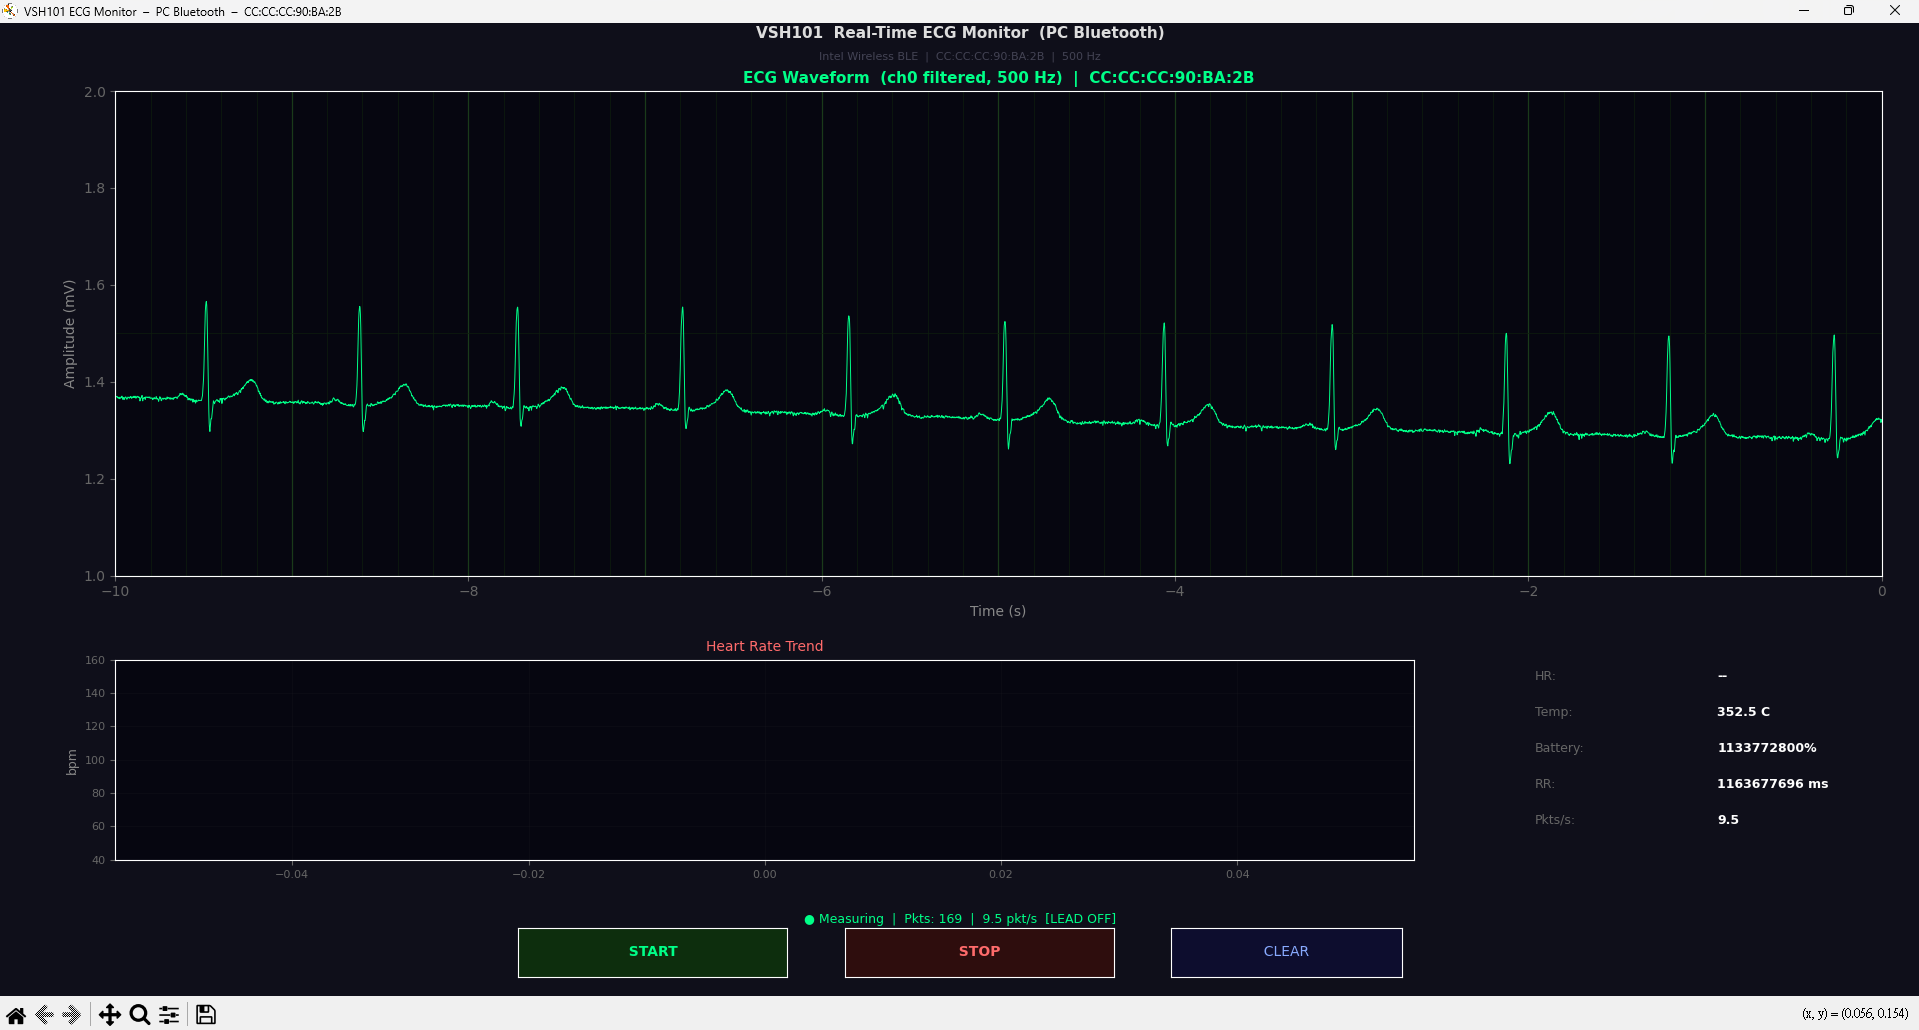

Here is the Python script that generated this plot:
"""
VSH101 ECG Real-Time Monitor  (PC Bluetooth / Intel Wireless BLE)
==================================================================
Communication path:  PC Intel(R) Wireless Bluetooth  →  BLE  →  VSH101

Based on official VitalSigns Technology documentation:
  https://www.vsigntek.com/manual_vsh101_command_table/

BLE Profile (Nordic UART Service):
  Service  : 6e400001-b5a3-f393-e0a9-e50e24dcca9e
  Write TX : 6e400002-b5a3-f393-e0a9-e50e24dcca9e  (PC → VSH101)
  Notify RX: 6e400003-b5a3-f393-e0a9-e50e24dcca9e  (VSH101 → PC)

Install:
    pip install bleak matplotlib numpy

Usage:
    python VSH101_BLE.py                           # auto-scan and choose/connect
    python VSH101_BLE.py --mac CC:CC:CC:90:BA:2B   # direct connect via specify MAC
    python VSH101_BLE.py --scan-only               # scan and list VSH101 devices
    python VSH101_BLE.py --demo                    # simulate without hardware
"""

import asyncio
import struct
import threading
import time
import argparse
from collections import deque

import numpy as np
import matplotlib
matplotlib.use("TkAgg")
import matplotlib.pyplot as plt
import matplotlib.animation as animation
from matplotlib.widgets import Button
from bleak import BleakClient, BleakScanner


# ─────────────────────────────────────────────────────────────────
# Configuration  ← edit here if needed
# ─────────────────────────────────────────────────────────────────
DEFAULT_MAC   = None   # Set to None to trigger auto-scan by default

# VSC Mode type:  0 = Type-0 (968 B, 2-ch ECG)
#                 1 = Type-1 (568 B, 1-ch ECG)  ← default per official sample
VSC_MODE_TYPE = 1

# BLE UUIDs  — VSH101 uses Nordic UART Service
BLE_WRITE_UUID  = "6e400002-b5a3-f393-e0a9-e50e24dcca9e"   # PC  → device
BLE_NOTIFY_UUID = "6e400003-b5a3-f393-e0a9-e50e24dcca9e"   # device → PC

# Display / timing
DISPLAY_SECONDS  = 10
SAMPLE_RATE      = 500.0    # Hz
SAMPLES_PER_PKT  = 100      # samples per channel per packet (200 ms)
PACKET_INTERVAL  = 0.200    # seconds
VSC_POLL_INTERVAL = 0.050   # retry empty replies without advancing the index
DISPLAY_SAMPLES  = int(SAMPLE_RATE * DISPLAY_SECONDS)


# ─────────────────────────────────────────────────────────────────
# Time-stamped Log Helper (HH:MM:SS.mmm format)
# ─────────────────────────────────────────────────────────────────
def _log_msg(msg: str):
    """Prints a message prefixed with current time as [HH:MM:SS.mmm]."""
    t = time.time()
    milli = int((t - int(t)) * 1000)
    t_str = time.strftime("%H:%M:%S", time.localtime(t))
    print(f"[{t_str}.{milli:03d}] {msg}")


# ─────────────────────────────────────────────────────────────────
# VSH101 BLE packet builder  (direct — no VSM004 wrapper)
# ─────────────────────────────────────────────────────────────────
_PARAM_PAD = bytes(16)
VSC_READ_COMMAND_SIZE = 8

def _chk(data: bytes) -> int:
    return sum(data) % 256

def _vsh_pkt(pcode, group, cmd, mosi_len, miso_len,
             param: bytes = None, cmd_data: bytes = b"") -> bytes:
    """Build a VSH101 BLE command packet with correct checksum."""
    if param is None:
        param = _PARAM_PAD
    # Build header without checksum first to compute it
    hdr = bytes([pcode, group, cmd, 0x00,
                 mosi_len & 0xFF, (mosi_len >> 8) & 0xFF,
                 miso_len & 0xFF, (miso_len >> 8) & 0xFF])
    raw = hdr + param + cmd_data
    chk = _chk(raw)
    return bytes([pcode, group, cmd, chk,
                  mosi_len & 0xFF, (mosi_len >> 8) & 0xFF,
                  miso_len & 0xFF, (miso_len >> 8) & 0xFF]) + param + cmd_data


# ── Pre-built command packets ─────────────────────────────────────
CMD_VERSION   = _vsh_pkt(0x00, 0xC0, 0x00, mosi_len=0, miso_len=0x0020)
CMD_VSC_START = _vsh_pkt(0x64, 0xC2, 0x64, mosi_len=0, miso_len=0)
CMD_VSC_STOP  = _vsh_pkt(0x65, 0xC2, 0x65, mosi_len=0, miso_len=0)

def cmd_vsc_type_set(vsc_type: int) -> bytes:
    """VSC Mode Type Set — CmdData = uint32 LE (0=Type-0, 1=Type-1)."""
    return _vsh_pkt(0x70, 0xC2, 0x70, mosi_len=4, miso_len=0,
                    cmd_data=struct.pack("<I", vsc_type))

def cmd_vsc_read(index: int, vsc_type: int = 1) -> bytes:
    """
    VSC Mode Read packet.
    param[0:4] = index (LE uint32), param[4:8] = VSC type (LE uint32).
    MISO = 968 (Type-0) or 568 (Type-1).
    """
    miso = 968 if vsc_type == 0 else 568
    param = bytearray(16)
    struct.pack_into("<I", param, 0, index & 0xFFFFFFFF)
    struct.pack_into("<I", param, 4, vsc_type)
    # FW 315 validates MOSI even though index and type use the fixed parameters.
    # Include the declared command bytes so packet length and checksum agree.
    command_data = bytes(VSC_READ_COMMAND_SIZE)
    return _vsh_pkt(0x6A, 0xC2, 0x6A,
                    mosi_len=VSC_READ_COMMAND_SIZE, miso_len=miso,
                    param=bytes(param), cmd_data=command_data)


# ─────────────────────────────────────────────────────────────────
# VSH101 response parser
# ─────────────────────────────────────────────────────────────────
ECG_BYTES    = {0: 800, 1: 400}   # bytes per response
INFO_BYTES   = 168                 # 42 × int32
RESP_HDR_LEN = 8
RESP_TOTAL   = {0: RESP_HDR_LEN + 968,    # 976
                1: RESP_HDR_LEN + 568}    # 576
IDX_INVALID  = 8000                # decimal 8000 (0x1F40), data not ready
VSC_INDEX_COUNT = 1000
ACK_READY    = 0x41
VSC_COMMAND  = 0x6A
BLE_GROUP    = 0xC2
VERSION_VALUE_LEN = 4
VERSION_MODEL_LEN = 16

def parse_vsc(raw: bytes, vsc_type: int = 1) -> dict:
    """
    Parse a VSC Mode Read BLE response.
    """
    result = {"valid": False, "not_ready": False,
              "ecg": [], "hr": 0, "temp": 0.0,
              "battery": 0, "rr_ms": 0, "lead_off": 0, "index": -1}

    # Validate the complete frame before interpreting ECG or metadata.
    if len(raw) < RESP_HDR_LEN:
        return result
    if raw[0] != VSC_COMMAND or raw[1] != BLE_GROUP:
        return result
    if raw[2] != ACK_READY:
        return result
    checksum = (sum(raw) - raw[3]) % 256
    if checksum != raw[3]:
        return result

    idx, payload_len = struct.unpack_from("<HH", raw, 4)
    result["index"] = idx
    if len(raw) != RESP_HDR_LEN + payload_len:
        return result
    if idx == IDX_INVALID:
        result["not_ready"] = True
        return result
    if idx >= VSC_INDEX_COUNT or len(raw) != RESP_TOTAL[vsc_type]:
        return result

    payload = raw[RESP_HDR_LEN:]
    ecg_n = ECG_BYTES[vsc_type] // 4
    ecg_all = struct.unpack_from(f"<{ecg_n}f", payload, 0)
    if vsc_type == 0:
        # Type-0 stores alternating raw and filtered channel samples.
        result["ecg"] = list(ecg_all[1::2])
    else:
        result["ecg"] = list(ecg_all)

    info_off = ECG_BYTES[vsc_type]
    if len(payload) >= info_off + INFO_BYTES:
        # Official doc: all INFO fields are float32 (except G-sensor points at end)
        # Use "<42f" to unpack all 42 fields as float32
        info = struct.unpack_from(f"<{INFO_BYTES // 4}f", payload, info_off)
        if len(info) >= 10:
            # [1] Temperature — float in °C (no scaling needed)
            temp = info[2]
            result["temp"] = round(temp, 1) if 10.0 < temp < 50.0 else 0.0

            # [2] Heart Rate — float bpm
            hr = int(round(info[3]))
            result["hr"] = hr if 20 < hr < 300 else 0

            # [3] Lead-off flag — 0.0 = electrodes OK, non-zero = lead off
            result["lead_off"] = 1 if info[4] != 0.0 else 0

            # [7] Battery SOC — float %
            bat = int(round(info[8]))
            result["battery"] = bat if 0 <= bat <= 100 else 0

            # [9] RR interval — float in ms
            rr = info[13]
            result["rr_ms"] = round(rr) if rr > 0 else 0

    result["valid"] = True
    return result


# ─────────────────────────────────────────────────────────────────
# BLE Manager
# ─────────────────────────────────────────────────────────────────
class BLEManager:
    def __init__(self, mac: str, vsc_type: int = VSC_MODE_TYPE):
        self.mac       = mac
        self.vsc_type  = vsc_type
        self.client: BleakClient = None

        self.connected    = False
        self.measuring    = False
        self._vsc_index   = 0

        self.ecg_buffer   = deque(maxlen=DISPLAY_SAMPLES)
        self.hr_history   = deque(maxlen=120)
        self.packet_count = 0
        self.status = {"hr": "--", "temp": "--", "battery": "--",
                       "rr": "--", "pkt_s": 0.0, "lead_off": 0}

        self._last_pkt_t = time.time()

        self._pending_len   = None
        self._pending_buf   = bytearray()
        self._pending_event = threading.Event()
        self._pending_data  = None

        self._loop: asyncio.AbstractEventLoop = None

    def _on_notify(self, _sender, data: bytearray):
        # Only the active request owns incoming fragments; late replies are ignored.
        if self._pending_len is None or self._pending_event.is_set():
            return
        self._pending_buf.extend(data)
        if len(self._pending_buf) < RESP_HDR_LEN:
            return

        payload_len = struct.unpack_from("<H", self._pending_buf, 6)[0]
        frame_len = RESP_HDR_LEN + payload_len
        if frame_len <= self._pending_len and len(self._pending_buf) < frame_len:
            return

        # Short ACK/NACK frames finish immediately; validation runs in the caller.
        self._pending_data = bytes(self._pending_buf)
        self._pending_len = None
        self._pending_event.set()

    def _process(self, raw: bytes):
        p = parse_vsc(raw, self.vsc_type)
        if not p["valid"] or p["not_ready"]:
            return

        self.ecg_buffer.extend(p["ecg"])

        hr = p["hr"]
        if hr > 0:
            self.hr_history.append(hr)
            self.status["hr"] = f"{hr} bpm"
        if p["temp"] > 0:
            self.status["temp"] = f"{p['temp']:.1f} C"
        if p["battery"] > 0:
            self.status["battery"] = f"{p['battery']}%"
        if p["rr_ms"] > 0:
            self.status["rr"] = f"{p['rr_ms']} ms"
        self.status["lead_off"] = p["lead_off"]

        now = time.time()
        dt  = now - self._last_pkt_t
        if dt > 0:
            self.status["pkt_s"] = round(1.0 / dt, 1)
        self._last_pkt_t = now
        self.packet_count += 1

    async def _write(self, data: bytes):
        await self.client.write_gatt_char(BLE_WRITE_UUID, data, response=False)

    async def _write_req(self, data: bytes):
        await self.client.write_gatt_char(BLE_WRITE_UUID, data, response=True)

    async def _write_req_ack(self, label: str, data: bytes,
                             ack_len: int = RESP_HDR_LEN, timeout: float = 3.0,
                             print_ack: bool = True) -> tuple[bool, bytes | None]:
        self._pending_event.clear()
        self._pending_data = None
        self._pending_buf.clear()
        self._pending_len  = ack_len

        if "VSC RD" not in label: # suppress verbose TX log during high-frequency READ stream
            _log_msg(f"[TX] {label}  ({len(data)}B): {data[:8].hex()} ...")
        
        try:
            await self.client.write_gatt_char(BLE_WRITE_UUID, data, response=True)
        except Exception as e:
            self._pending_len = None
            _log_msg(f"[TX] {label}  FAIL — Write error: {e}")
            return False, None

        if "VSC RD" in label:
            _log_msg(f"[TX] {label}  sent OK")

        ok = await self._loop.run_in_executor(
            None, lambda: self._pending_event.wait(timeout))
        self._pending_len = None

        if not ok or self._pending_data is None:
            received = len(self._pending_buf)
            preview = self._pending_buf[:RESP_HDR_LEN].hex()
            _log_msg(f"[BLE][RX] {label} timeout ({timeout}s), "
                     f"received={received}B, header={preview}")
            return False, None

        ack = self._pending_data

        # Match command, declared length and checksum before accepting a reply.
        payload_len = struct.unpack_from("<H", ack, 6)[0]
        frame_len = RESP_HDR_LEN + payload_len
        checksum = (sum(ack) - ack[3]) % 256
        if (ack[:2] != data[:2] or len(ack) != frame_len or
                frame_len > ack_len or checksum != ack[3]):
            _log_msg(f"[BLE][RX] {label} invalid response: {ack.hex()}")
            return False, ack
        if ack[2] == ACK_READY and data[0] != VSC_COMMAND and len(ack) != ack_len:
            _log_msg(f"[BLE][RX] {label} unexpected length: {len(ack)}B")
            return False, ack

        if ack[2] == ACK_READY:
            if print_ack:
                pcode  = f"{ack[0]:02X}"
                group  = f"{ack[1]:02X}"
                chksum = f"{ack[3]:02X}" if len(ack) > 3 else "??"
                _log_msg(f"[ACK] {label}  OK  "
                         f"PCode={pcode} Group={group} Ack=41 ChkSum={chksum}  "
                         f"({len(ack)}B): {ack.hex()}")
            return True, ack
        else:
            ack_byte = f"{ack[2]:02X}" if len(ack) > 2 else "??"
            _log_msg(f"[ACK] {label}  FAIL — Ack={ack_byte} (expected 41)  "
                     f"({len(ack)}B): {ack.hex()}")
            return False, ack

    async def _read_version(self, timeout: float = 3.0) -> str:
        VERSION_RESP_LEN = 8 + 0x20
        ok, ack = await self._write_req_ack(
            "Version Get", CMD_VERSION,
            ack_len=VERSION_RESP_LEN, timeout=timeout)

        if not ok or ack is None or len(ack) < 8:
            return ""

        # The firmware number is uint32 LE, followed by a fixed model string.
        version = struct.unpack_from("<I", ack, RESP_HDR_LEN)[0]
        model_start = RESP_HDR_LEN + VERSION_VALUE_LEN
        model_end = model_start + VERSION_MODEL_LEN
        model = ack[model_start:model_end].split(b"\x00", 1)[0].decode("ascii")
        ver_str = f"{version} ({model})"
        return ver_str

    async def _async_connect(self):
        def _on_disconnect(c):
            _log_msg("[BLE] Device disconnected!")
            self.connected = False
            self.measuring = False

        _log_msg(f"[BLE] Connecting to {self.mac} via PC Bluetooth...")
        self.client = BleakClient(
            self.mac, timeout=20.0,
            disconnected_callback=_on_disconnect)
        await self.client.connect()
        self.connected = True
        _log_msg("[BLE] Connected!")

        _log_msg("[BLE] GATT services:")
        for svc in self.client.services:
            for ch in svc.characteristics:
                _log_msg(f"  [{ch.handle:04X}] {ch.uuid}  {list(ch.properties)}")

        await self.client.start_notify(BLE_NOTIFY_UUID, self._on_notify)
        _log_msg(f"[BLE] Notifications enabled  ({BLE_NOTIFY_UUID})")

    async def _async_vsc_loop(self):
        def _abort(reason: str):
            _log_msg(f"[VSC] ABORTED — {reason}")
            self.measuring = False
            self.status["abort"] = reason

        _log_msg("[VERSION] Reading VSH101 firmware version...")
        ver = await self._read_version(timeout=5.0)
        if ver:
            _log_msg(f"[VERSION] +------------------------------+")
            _log_msg(f"[VERSION] |  VSH101 Firmware : {ver:<10s}  |")
            _log_msg(f"[VERSION] +------------------------------+")
        else:
            _log_msg("[VERSION] Could not read version (continuing)")

        ok, _ = await self._write_req_ack(
            f"VSC Type Set ({self.vsc_type})",
            cmd_vsc_type_set(self.vsc_type),
            ack_len=8, timeout=3.0)
        if not ok:
            _abort("VSC Type Set ACK failed — device not responding correctly")
            return

        ok, _ = await self._write_req_ack(
            "VSC Mode START",
            CMD_VSC_START,
            ack_len=8, timeout=3.0, print_ack=False)
        if not ok:
            _abort("VSC Mode START ACK failed — cannot begin measurement")
            return

        READ_ACK_LEN = RESP_TOTAL[self.vsc_type]

        self._vsc_index = 0
        _log_msg("[VSC] Streaming ECG  (press STOP to stop)...")
        _first_read = True
        while self.measuring and self.connected:
            try:
                pkt = cmd_vsc_read(self._vsc_index, self.vsc_type)
                if _first_read:
                    _log_msg(f"[TX] VSC RD Idx={self._vsc_index}  ({len(pkt)}B): {pkt[:8].hex()} ...  sent OK")

                ok, raw = await self._write_req_ack(
                    f"VSC RD Idx={self._vsc_index}",
                    pkt,
                    ack_len=READ_ACK_LEN,
                    timeout=1.0,
                    print_ack=False)

                if _first_read:
                    if ok:
                        _log_msg(f"[ACK] VSC RD Idx={self._vsc_index}  OK")
                    else:
                        _log_msg(f"[ACK] VSC RD Idx={self._vsc_index}  FAIL")
                    _first_read = False

                if not ok:
                    _abort("VSC read failed — check the response log before restarting")
                    break
                packet = parse_vsc(raw, self.vsc_type)
                if packet["not_ready"]:
                    await asyncio.sleep(VSC_POLL_INTERVAL)
                    continue
                if not packet["valid"] or packet["index"] != self._vsc_index:
                    _abort("Invalid ECG response or unexpected packet index")
                    break
                self._process(raw)
                self._vsc_index = (self._vsc_index + 1) % VSC_INDEX_COUNT
            except Exception as e:
                _abort(f"ECG read error: {e}")
                break

        try:
            ok, _ = await self._write_req_ack(
                "VSC Mode STOP",
                CMD_VSC_STOP,
                ack_len=8, timeout=3.0, print_ack=False)
            if not ok:
                _log_msg("[VSC] STOP ACK failed — device may still be streaming")
        except Exception as e:
            _log_msg(f"[VSC] STOP error: {e}")

    async def _async_disconnect(self):
        self.measuring = False
        if self.client and self.connected:
            try:
                ok, _ = await self._write_req_ack(
                    "VSC Mode STOP (disconnect)",
                    CMD_VSC_STOP,
                    ack_len=8, timeout=2.0, print_ack=False)
                if not ok:
                    _log_msg("[VSC] STOP ACK failed during disconnect")
            except Exception:
                pass
            await self.client.disconnect()
        self.connected = False
        _log_msg("[BLE] Disconnected")

    def _run_loop(self):
        asyncio.set_event_loop(self._loop)
        self._loop.run_forever()

    def start_loop(self):
        self._loop = asyncio.new_event_loop()
        t = threading.Thread(target=self._run_loop, daemon=True, name="BLE-Loop")
        t.start()
        return t

    def connect_sync(self, timeout: float = 25.0) -> bool:
        fut = asyncio.run_coroutine_threadsafe(self._async_connect(), self._loop)
        try:
            fut.result(timeout=timeout)
        except Exception as e:
            _log_msg(f"[BLE] Connection failed: {e}")
            return False
        return self.connected

    def vsc_start(self):
        asyncio.run_coroutine_threadsafe(self._async_vsc_loop(), self._loop)

    def disconnect_sync(self):
        if not self._loop:
            return
        fut = asyncio.run_coroutine_threadsafe(self._async_disconnect(), self._loop)
        try:
            fut.result(timeout=5.0)
        except Exception:
            pass


# ─────────────────────────────────────────────────────────────────
# ECG Plotter
# ─────────────────────────────────────────────────────────────────
class ECGPlotter:
    def __init__(self, mgr, vsc_thread_fn=None):
        self.mgr           = mgr
        self.vsc_thread_fn = vsc_thread_fn
        self.t_axis        = np.linspace(-DISPLAY_SECONDS, 0, DISPLAY_SAMPLES)

        plt.style.use("dark_background")
        self.fig = plt.figure(figsize=(14, 8), facecolor="#0f0f1a")
        mac_str = getattr(mgr, "mac", "DEMO")
        self.fig.canvas.manager.set_window_title(
            f"VSH101 ECG Monitor  –  PC Bluetooth  –  {mac_str}")

        gs = self.fig.add_gridspec(3, 4, hspace=0.42, wspace=0.28,
                                   left=0.06, right=0.98,
                                   top=0.93, bottom=0.14)

        self.ax_ecg = self.fig.add_subplot(gs[0:2, :])
        self.ax_ecg.set_facecolor("#060610")
        self.ax_ecg.set_title(
            f"ECG Waveform  (ch0 filtered, 500 Hz)  |  {mac_str}",
            color="#00ff88", fontsize=11, fontweight="bold", pad=6)
        self.ax_ecg.set_xlabel("Time (s)", color="#888")
        self.ax_ecg.set_ylabel("Amplitude (mV)", color="#888")
        self.ax_ecg.tick_params(colors="#666")
        self.ax_ecg.set_xlim(-DISPLAY_SECONDS, 0)
        self.ax_ecg.set_ylim(-2.0, 2.0)

        for x in np.arange(-DISPLAY_SECONDS, 0.01, 0.2):
            self.ax_ecg.axvline(x, color="#0e1e0e", linewidth=0.5)
        for x in np.arange(-DISPLAY_SECONDS, 0.01, 1.0):
            self.ax_ecg.axvline(x, color="#1a3a1a", linewidth=0.9)
        for y in np.arange(-2.0, 2.01, 0.5):
            self.ax_ecg.axhline(y, color="#0e1e0e", linewidth=0.5)
        for y in [-1.0, 0.0, 1.0]:
            self.ax_ecg.axhline(y, color="#1a3a1a", linewidth=0.9)

        self.ecg_line, = self.ax_ecg.plot([], [], color="#00ff88",
                                           linewidth=0.7, antialiased=True)
        self.wait_text = self.ax_ecg.text(
            0.5, 0.5, "Press  START  to begin ECG acquisition",
            transform=self.ax_ecg.transAxes,
            ha="center", va="center", fontsize=13,
            color="#334433", style="italic")

        self.ax_hr = self.fig.add_subplot(gs[2, :3])
        self.ax_hr.set_facecolor("#060610")
        self.ax_hr.set_title("Heart Rate Trend", color="#ff6b6b", fontsize=10)
        self.ax_hr.set_ylabel("bpm", color="#888", fontsize=9)
        self.ax_hr.tick_params(colors="#666", labelsize=8)
        self.ax_hr.grid(True, alpha=0.12, color="#333")
        self.ax_hr.set_ylim(40, 160)
        self.hr_line, = self.ax_hr.plot([], [], color="#ff6b6b",
                                         linewidth=1.5, marker="o", markersize=3)

        self.ax_stat = self.fig.add_subplot(gs[2, 3])
        self.ax_stat.set_facecolor("#060610")
        self.ax_stat.axis("off")
        self._sv = {}
        rows = [("HR", "hr"), ("Temp", "temp"), ("Battery", "battery"),
                ("RR", "rr"), ("Pkts/s", "pkt_s")]
        for i, (lbl, key) in enumerate(rows):
            y = 0.90 - i * 0.18
            self.ax_stat.text(0.05, y, f"{lbl}:", color="#666", fontsize=9,
                              transform=self.ax_stat.transAxes)
            self._sv[key] = self.ax_stat.text(
                0.55, y, "--", color="#fff", fontsize=9, fontweight="bold",
                transform=self.ax_stat.transAxes)

        self.fig.text(0.5, 0.985,
                      "VSH101  Real-Time ECG Monitor  (PC Bluetooth)",
                      ha="center", color="#ddd", fontsize=11, fontweight="bold")
        self.fig.text(0.5, 0.962,
                      f"Intel Wireless BLE  |  {mac_str}  |  500 Hz",
                      ha="center", color="#445", fontsize=8)

        self.status_txt = self.fig.text(
            0.5, 0.075, "Connected  –  press START to measure",
            ha="center", color="#4488ff", fontsize=9)

        ax_s = self.fig.add_axes([0.27, 0.02, 0.14, 0.05])
        self.btn_start = Button(ax_s, "  START  ",
                                color="#0d2e0d", hovercolor="#1a5a1a")
        self.btn_start.label.set_color("#00ff88")
        self.btn_start.label.set_fontweight("bold")
        self.btn_start.on_clicked(self._on_start)

        ax_t = self.fig.add_axes([0.44, 0.02, 0.14, 0.05])
        self.btn_stop = Button(ax_t, "  STOP  ",
                               color="#2e0d0d", hovercolor="#5a1a1a")
        self.btn_stop.label.set_color("#ff6b6b")
        self.btn_stop.label.set_fontweight("bold")
        self.btn_stop.on_clicked(self._on_stop)

        ax_c = self.fig.add_axes([0.61, 0.02, 0.12, 0.05])
        self.btn_clear = Button(ax_c, "  CLEAR  ",
                                color="#0d0d2e", hovercolor="#1a1a5a")
        self.btn_clear.label.set_color("#88aaff")
        self.btn_clear.on_clicked(self._on_clear)

    def _on_start(self, _):
        if self.mgr.measuring:
            return
        self.mgr.measuring = True
        self.wait_text.set_visible(False)
        self._set_status("● Measuring...", "#00ff88")
        _log_msg("[UI] START")
        if self.vsc_thread_fn:
            threading.Thread(target=self.vsc_thread_fn, daemon=True).start()

    def _on_stop(self, _):
        if not self.mgr.measuring:
            return
        self.mgr.measuring = False
        self._set_status("■ Stopped", "#ff6b6b")
        _log_msg("[UI] STOP")

    def _on_clear(self, _):
        self.mgr.ecg_buffer.clear()
        self.mgr.hr_history.clear()
        self.ecg_line.set_data([], [])
        self.hr_line.set_data([], [])
        for v in self._sv.values():
            v.set_text("--")
        _log_msg("[UI] CLEAR")

    def _set_status(self, txt, color="#4488ff"):
        self.status_txt.set_text(txt)
        self.status_txt.set_color(color)

    def update(self, _frame):
        buf = list(self.mgr.ecg_buffer)
        abort_msg = self.mgr.status.get("abort")
        if abort_msg:
            self._set_status(f"✗ {abort_msg}", "#ff4444")
            self.mgr.status.pop("abort", None)
            self.wait_text.set_text("ACK failed — press CLEAR and try START again")
            self.wait_text.set_color("#ff4444")
            self.wait_text.set_visible(True)

        if buf and self.mgr.measuring:
            self.wait_text.set_visible(False)
            if len(buf) < DISPLAY_SAMPLES:
                buf = [0.0] * (DISPLAY_SAMPLES - len(buf)) + buf
            ecg = np.array(buf[-DISPLAY_SAMPLES:], dtype=np.float32)
            peak = np.percentile(np.abs(ecg), 99)
            if peak > 0.001:
                ecg = ecg / peak * 1.5
            self.ecg_line.set_data(self.t_axis, ecg)
            lo = "  [LEAD OFF]" if self.mgr.status["lead_off"] else ""
            self._set_status(
                f"● Measuring  |  Pkts: {self.mgr.packet_count}"
                f"  |  {self.mgr.status['pkt_s']} pkt/s{lo}",
                "#00ff88")

        hr_list = list(self.mgr.hr_history)
        if hr_list:
            self.hr_line.set_data(range(len(hr_list)), hr_list)
            self.ax_hr.set_xlim(0, max(len(hr_list) - 1, 10))
            self.ax_hr.set_ylim(max(30,  min(hr_list) - 10),
                                 min(220, max(hr_list) + 10))

        s = self.mgr.status
        self._sv["hr"].set_text(s["hr"])
        self._sv["temp"].set_text(s["temp"])
        self._sv["battery"].set_text(s["battery"])
        self._sv["rr"].set_text(s["rr"])
        self._sv["pkt_s"].set_text(str(s["pkt_s"]))
        return self.ecg_line, self.hr_line

    def start(self):
        self.ani = animation.FuncAnimation(
            self.fig, self.update, interval=200,
            blit=False, cache_frame_data=False)
        plt.show()


# ─────────────────────────────────────────────────────────────────
# Demo mode
# ─────────────────────────────────────────────────────────────────
def _fake_ecg(n, t_off, bpm=72.0):
    t   = np.arange(n) / SAMPLE_RATE + t_off
    rr  = 60.0 / bpm
    ecg = np.zeros(n)
    for i in range(int(t[-1] / rr) + 2):
        d    = t - i * rr
        ecg += 0.12 * np.exp(-((d - 0.10)**2) / (2 * 0.015**2))
        ecg -= 0.08 * np.exp(-((d - 0.155)**2) / (2 * 0.005**2))
        ecg += 1.10 * np.exp(-((d - 0.175)**2) / (2 * 0.006**2))
        ecg -= 0.12 * np.exp(-((d - 0.200)**2) / (2 * 0.006**2))
        ecg += 0.30 * np.exp(-((d - 0.300)**2) / (2 * 0.030**2))
    ecg += np.random.normal(0, 0.018, n)
    return list(ecg.astype(np.float32))

class DemoManager:
    mac          = "DEMO"
    vsc_type     = VSC_MODE_TYPE
    connected    = True
    measuring    = False
    packet_count = 0
    ecg_buffer   = deque(maxlen=DISPLAY_SAMPLES)
    hr_history   = deque(maxlen=120)
    status       = {"hr": "--", "temp": "--", "battery": "--",
                    "rr": "--", "pkt_s": 0.0, "lead_off": 0}

    def start_loop(self): pass
    def connect_sync(self, **_): return True
    def vsc_start(self):   pass
    def disconnect_sync(self): self.measuring = False

    def _demo_run(self):
        t_off = 0.0
        while True:
            if not self.measuring:
                time.sleep(0.05)
                continue
            bpm = 70 + 6 * np.sin(t_off / 8)
            self.ecg_buffer.extend(_fake_ecg(SAMPLES_PER_PKT, t_off, bpm))
            self.hr_history.append(bpm)
            self.packet_count += 1
            t_off += PACKET_INTERVAL
            self.status.update({
                "hr": f"{bpm:.0f} bpm", "temp": "36.5 C",
                "battery": "87%",       "rr": f"{60000/bpm:.0f} ms",
                "pkt_s": 5.0,
            })
            time.sleep(PACKET_INTERVAL)


# ─────────────────────────────────────────────────────────────────
# BLE scan helper
# ─────────────────────────────────────────────────────────────────
async def _scan(timeout=6.0):
    _log_msg(f"[SCAN] Scanning {timeout}s for BLE devices (PC Bluetooth)...")
    result = await BleakScanner.discover(timeout=timeout, return_adv=True)
    found = []
    for dev, adv in result.values():
        name = dev.name or "(unnamed)"
        rssi = getattr(adv, "rssi", "?")
        tag  = "  <-- VSH101" if "VSH101" in name else ""
        _log_msg(f"  {name:<34s}  {dev.address}  RSSI:{rssi:>5}{tag}")
        if "VSH101" in name:
            found.append(dev)
    return found


# ─────────────────────────────────────────────────────────────────
# Main 
# ─────────────────────────────────────────────────────────────────
def main():
    global DEFAULT_MAC

    parser = argparse.ArgumentParser(
        description="VSH101 ECG Real-Time Monitor  (PC Bluetooth / Intel Wireless)",
        formatter_class=argparse.RawDescriptionHelpFormatter,
        epilog="""
Examples:
  python VSH101_BLE.py
  python VSH101_BLE.py --mac CC:CC:CC:90:BA:2B
  python VSH101_BLE.py --scan-only
  python VSH101_BLE.py --demo
        """
    )
    parser.add_argument("--mac",          default=DEFAULT_MAC,
                        help="VSH101 BLE MAC address (omitted to trigger auto-scan menu)")
    parser.add_argument("--type",         default=VSC_MODE_TYPE, type=int, choices=[0, 1],
                        help="VSC Mode 0=2ch/968B  1=1ch/568B (default: 1)")
    parser.add_argument("--scan-only",    action="store_true",
                        help="Scan for VSH101 devices and exit")
    parser.add_argument("--scan-timeout", default=6.0, type=float,
                        help="Scan timeout seconds (default: 6)")
    parser.add_argument("--demo",         action="store_true",
                        help="Simulate ECG (no hardware needed)")
    args = parser.parse_args()

    # ── Scan only ─────────────────────────────────────────────────
    if args.scan_only:
        found = asyncio.run(_scan(args.scan_timeout))
        _log_msg(f"\nFound {len(found)} VSH101 device(s).")
        return

    # ── Demo mode ─────────────────────────────────────────────────
    if args.demo:
        _log_msg("[DEMO] Simulation mode — no hardware needed")
        demo = DemoManager()
        threading.Thread(target=demo._demo_run, daemon=True).start()

        def _demo_vsc():
            pass

        plotter = ECGPlotter(demo, vsc_thread_fn=_demo_vsc)
        plotter.fig.canvas.mpl_connect("close_event",
                                        lambda e: demo.disconnect_sync())
        plotter.start()
        return

    # ── Device selection and connection logic ────
    target_mac = args.mac
    if not target_mac:
        # No --mac specified on command line — trigger auto-scan
        devices = asyncio.run(_scan(args.scan_timeout))
        if not devices:
            _log_msg("\n[WARN] No VSH101 device found. Ensure device is powered on.")
            return
        
        if len(devices) == 1:
            target_mac = devices[0].address
            _log_msg(f"\n[MAIN] Automatically selected device: {devices[0].name} ({target_mac})")
        else:
            _log_msg("\nMultiple devices found, please choose:")
            for i, d in enumerate(devices):
                _log_msg(f"  [{i}] {d.name:<24s} ({d.address})")
            try:
                idx = int(input("Enter index to connect: ").strip())
                target_mac = devices[idx].address
            except (ValueError, IndexError):
                _log_msg("[ERROR] Invalid selection. Exiting.")
                return

    # ── Real BLE mode ─────────────────────────────────────────────
    _log_msg("=" * 60)
    _log_msg("  VSH101 ECG Real-Time Monitor  (PC Bluetooth)")
    _log_msg(f"  Adapter  : Intel(R) Wireless Bluetooth")
    _log_msg(f"  MAC      : {target_mac}")
    _log_msg(f"  VSC Type : {args.type}")
    _log_msg(f"  Write    : {BLE_WRITE_UUID}")
    _log_msg(f"  Notify   : {BLE_NOTIFY_UUID}")
    _log_msg("=" * 60)

    mgr = BLEManager(mac=target_mac, vsc_type=args.type)

    # Start dedicated BLE event loop thread
    mgr.start_loop()

    # Connect (blocks until done or 25 s timeout)
    _log_msg(f"[MAIN] Connecting to {target_mac} ...")
    if not mgr.connect_sync(timeout=25.0):
        _log_msg("[FATAL] BLE connection failed.")
        _log_msg("  - Is VSH101 powered on?  (hold button 5 s, green LED blinks)")
        _log_msg("  - Is PC Bluetooth enabled?")
        _log_msg("  - Verify MAC with:  python VSH101_BLE.py --scan-only")
        return

    _log_msg("[MAIN] Opening ECG window...")

    def _vsc_worker():
        """Called from START button — submits VSC loop to BLE event loop."""
        mgr.vsc_start()

    plotter = ECGPlotter(mgr, vsc_thread_fn=_vsc_worker)

    def _on_close(_event):
        _log_msg("[INFO] Window closed")
        mgr.measuring = False
        threading.Thread(target=mgr.disconnect_sync, daemon=True).start()

    plotter.fig.canvas.mpl_connect("close_event", _on_close)
    plotter.start()   # blocks until window closed


if __name__ == "__main__":
    import sys
    main()
